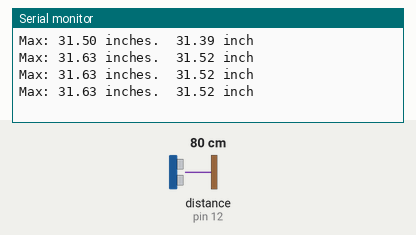
This sketch was run on a simulated Arduino Uno, built with avr-gcc and run on an emulated ATmega328P. Parts: the last lines printed to the serial monitor. Wiring (inferred from the names in the program): ultrasonic range finder: trigger pin 13; echo pin 12. The test bench sets the inputs (shaded band); at power-on: distance to the obstacle (sensor on pin 12) 80 cm. The echo pulse lasts 58.3 µs per cm.

Above: at 1.2 s.
1.3 s: distance to the obstacle (sensor on pin 12) set to 60 cm
At 1.74 s:
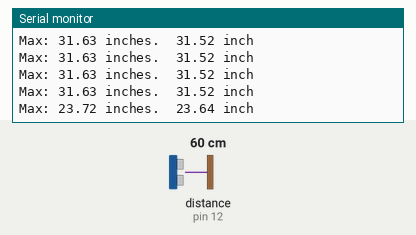
4.3 s: distance to the obstacle (sensor on pin 12) set to 2 cm
At 4.49 s:
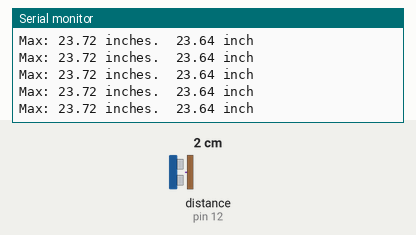
Timing chart, 0 to 7.3 s (numbered marks = the images above; inputs shaded):
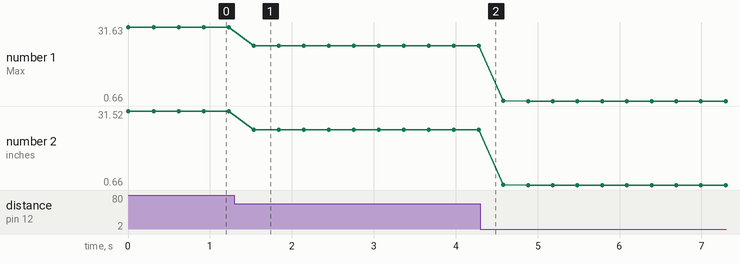

The sketch:

DistanceSensor.ino
```cpp
// (licence header left out)
// Pin variables
int pingPin = 13;
int echoPin = 12;

void setup() {
  Serial.begin(9600);
  pinMode(pingPin, OUTPUT);
  pinMode(echoPin, INPUT);
}

void loop() {

  // Local variables
  long duration;
  double distance_inch;
  long maxDuration = 0;

  duration = ping(); // get ping in uS

  if (duration < 46400 ){ // check ping range (accurate up to 4m = 400cm = 23200 * 2 uS)
    // The speed of sound is roughly 340 m/s, which converts to about 74 uS/inch.
    // The ping travels to object and back, so duration is doubled the distance.
    distance_inch = (duration / 74.0 / 2); // convert to inch

    if(duration > maxDuration)
      maxDuration = duration;
  }

  Serial.print("Max: ");
  Serial.print(maxDuration / 73.746 / 2);
  Serial.print(" inches.\t");
  Serial.print(distance_inch);
  Serial.println(" inch");

  delay(300);
}

long ping(){
  digitalWrite(pingPin, LOW); // start with LOW to ensure a clean read
  delayMicroseconds(3);
  digitalWrite(pingPin, HIGH); // Triggers ping
  delayMicroseconds(3);
  digitalWrite(pingPin, LOW); // Stop ping.
  return pulseIn(echoPin, HIGH); // get ping time in uS
}
```

Measured:
- after the input at 1.3 s, the serial monitor: prints a new line after 0.24 s (image 1)
- plotted number 1: 31.63 → 23.72 after the input at 1.3 s, 23.72 → 0.66 after the input at 4.3 s
- plotted number 2: 31.52 → 23.64 after the input at 1.3 s, 23.64 → 0.66 after the input at 4.3 s
